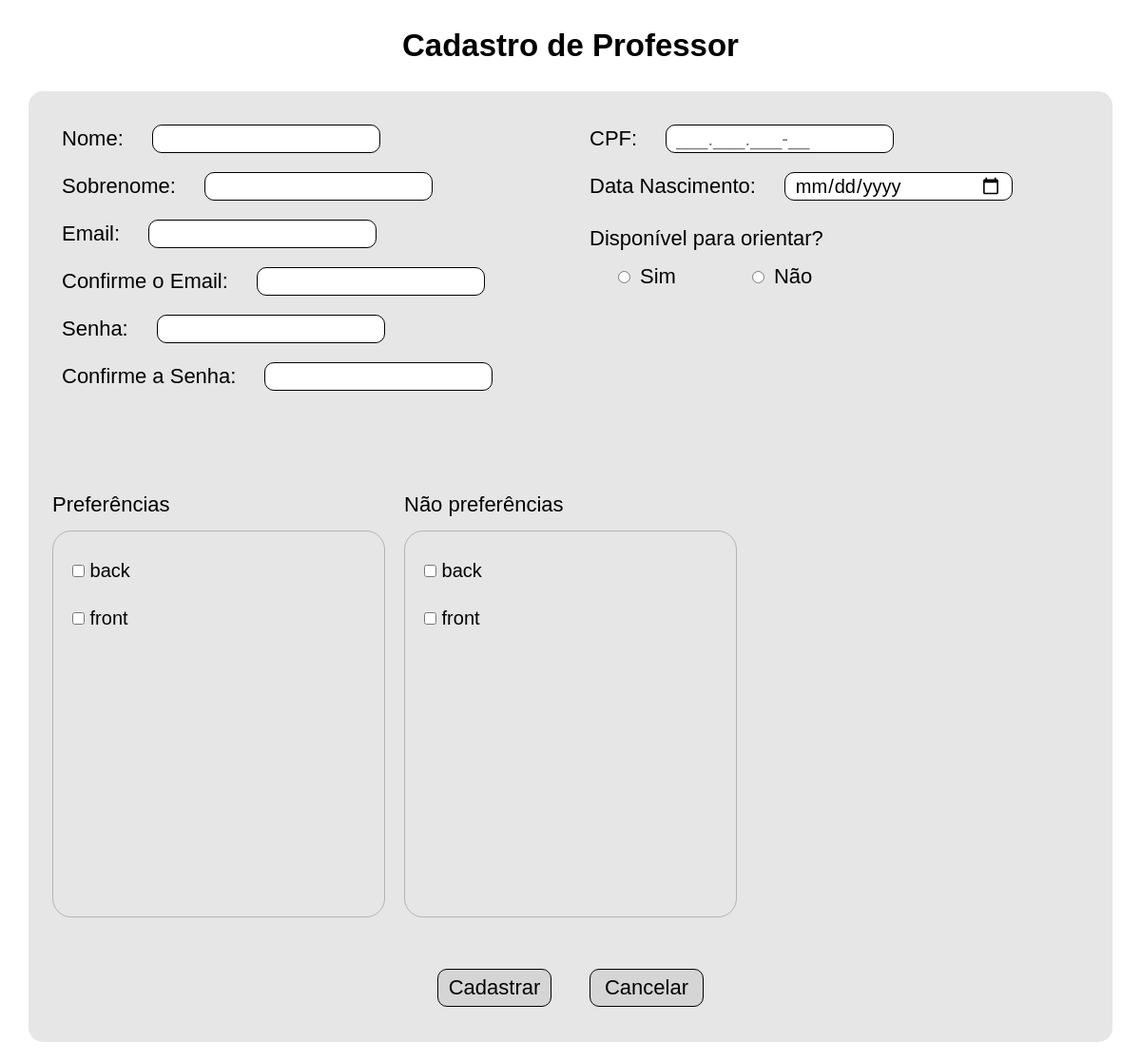
Before: /pages/cadastrar/cadastroProfessor.php with the older database file.
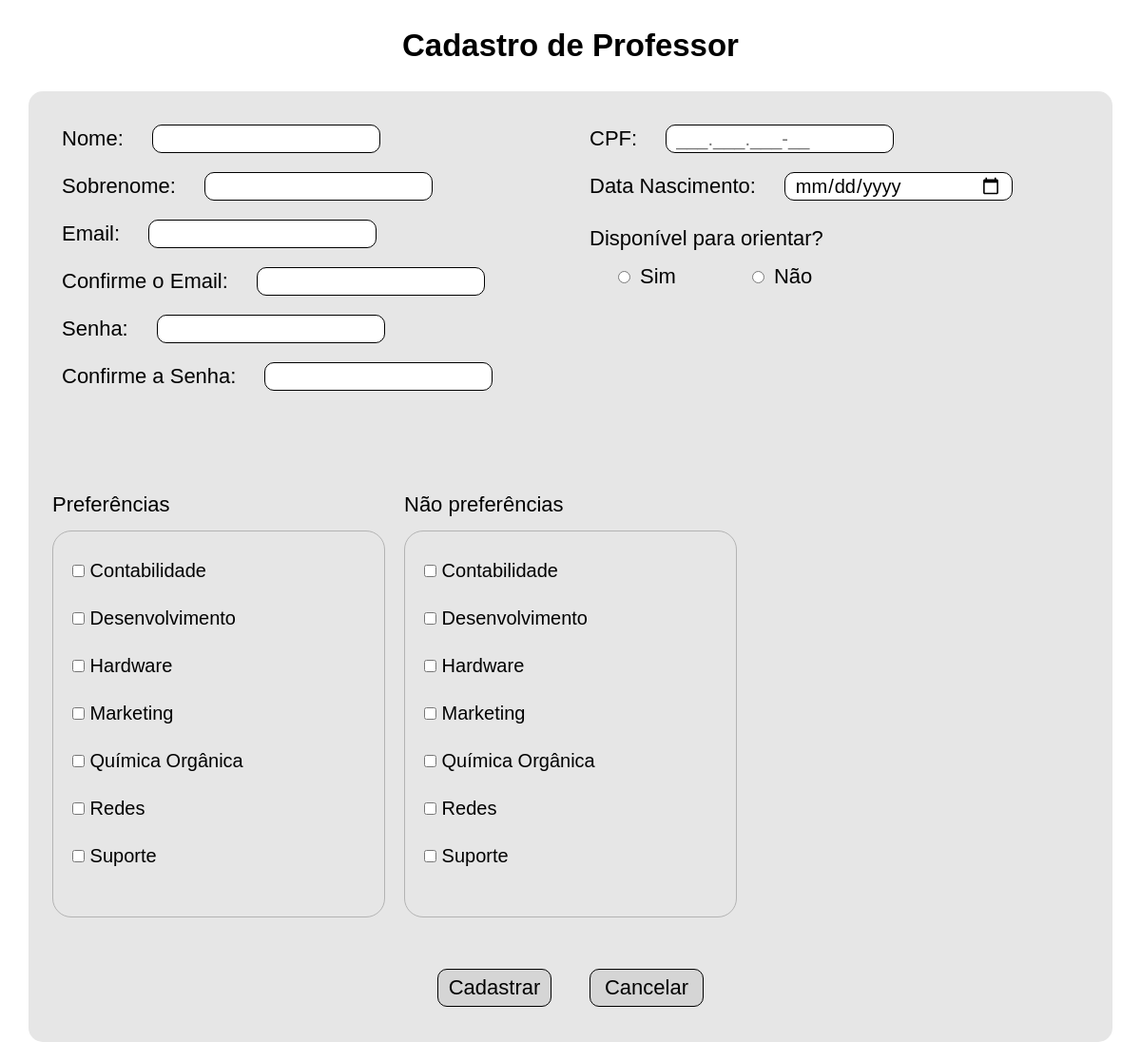
After: the same page with the newer database file.
### tables this page shows
CREATE TABLE `preferencia` (
  `ID_Preferencia` int(11) NOT NULL,
  `Descricao` varchar(100) DEFAULT NULL,
  `ID_Curso` int(11) DEFAULT NULL
);

### src/bd/MySQL.php (called while the page is built, shortened)
<?php
class MySQL {
	private $connection;
	public function __construct() {
		$this->connection = new \mysqli(HOST, USUARIO, SENHA, BANCO);
		$this->connection->set_charset("utf8");
	}
	public function search(string $sql, string $types, array $params) : array {
		$stmt = $this->connection->prepare($sql);
		$stmt->execute();
		$result = $stmt->get_result();
    	return $result ? $result->fetch_all(MYSQLI_ASSOC) : [];
	}
}
?>

### src/classes/Preferencia.php (called while the page is built, shortened)
<?php
class Preferencia {
    private int $idPreferencia;
    private string $descricao;
    public function __construct(string $descricao) {
        $this->descricao = $descricao;
    }
    public static function findAllPreferencias() : array {
        $connection = new MySQL();
        $preferencias = [];
        $tipos = "";
        $params = [];
        $sql = "SELECT * FROM preferencia p ORDER BY p.Descricao";
        $resultados = $connection->search($sql, $tipos, $params);
        foreach($resultados as $resultado) {
            $preferencia = new Preferencia($resultado["Descricao"]);
            $preferencia->setIdPreferencia($resultado["ID_Preferencia"]);
            $preferencias[] = $preferencia;
        }
        return $preferencias;
    }
    public function getIdPreferencia() : int {
        return $this->idPreferencia;
    }
    public function setIdPreferencia($idPreferencia) : void {
        $this->idPreferencia = $idPreferencia;
    }
    public function getDescricao() : string {
        return $this->descricao;
    }
}
?>

### pages/cadastrar/cadastroProfessor.php (the view, shortened to what this page needs)
<?php
$preferencias = Preferencia::findAllPreferencias();
?>
<!DOCTYPE html>
<html lang="pt-BR">
<head>
    <link rel="stylesheet" href="./../../src/styles/reset.css">
    <link rel="stylesheet" href="./../../src/styles/styleCadastro.css">
</head>
<body>
    <div class="container">
        <header>
            <h1>Cadastro de Professor</h1>
        </header>
        <main>
            <form action="./cadastroProfessor.php" method="post">
                <section class="dados">
                    <section>
                        <label for="nome">Nome:</label>
                        <input type="text" name="nome" value="<?php if (isset($_POST['nome']))
                            echo htmlspecialchars($_POST['nome']); ?>" required>
                    </section>
                    <section>
                        <label for="sobrenome">Sobrenome:</label>
                        <input type="text" name="sobrenome" value="<?php if (isset($_POST['sobrenome']))
                            echo htmlspecialchars($_POST['sobrenome']); ?>" required>
                    </section>
                    <section>
                        <label for="email">Email:</label>
                        <input type="email" name="email" value="<?php if (isset($_POST['email']))
                            echo htmlspecialchars($_POST['email']); ?>" required>
                    </section>
                    <section class="more-space">
                        <label for="confEmail">Confirme o Email:</label>
                        <input type="email" name="confEmail" value="<?php if (isset($_POST['confEmail']))
                            echo htmlspecialchars($_POST['confEmail']); ?>" required>
                    </section>
                    <section>
                        <label for="senha">Senha:</label>
                        <input type="password" name="senha" value="<?php if (isset($_POST['senha']))
                            echo htmlspecialchars($_POST['senha']); ?>" required>
                    </section>
                    <section class="more-space">
                        <label for="confSenha">Confirme a Senha:</label>
                        <input type="password" name="confSenha" value="<?php if (isset($_POST['confSenha']))
                            echo htmlspecialchars($_POST['confSenha']); ?>" required>
                    </section>
                </section>
                <section class="dados">
                    <section class="more-space">
                        <label for="cpf">CPF:</label>
                        <input type="texto" name="cpf" id="cpf" pattern="^(?=(?:.*\d){11}$)(?:\d{11}|\d{3}\.\d{3}\.\d{3}-\d{2})$" placeholder="___.___.___-__" value="<?php if (isset($_POST['cpf'])) echo $_POST['cpf'] ?>" required>
                    </section>
                    <section class="more-space">
                        <label for="dataNascimento">Data Nascimento:</label>
                        <input type="date" name="dataNascimento" value="<?php if(isset($_POST['dataNascimento'])) echo $_POST['dataNascimento']; ?>" max="<?php echo date('Y-m-d'); ?>" required>
                    </section>
                    <section class="radio">
                        <label for="disponivel">Disponível para orientar?</label>
                        <div class="disponibilidade">
                            <?php
                            $opcoes = ["sim" => "", "nao" => ""];
                            echo "<label><input type='radio' name='disponivel' value='sim' {$opcoes['sim']} required>Sim</label>";
                            echo "<label><input type='radio' name='disponivel' value='nao' {$opcoes['nao']} required>Não</label>";
                            ?>
                        </div>
                    </section>
                </section>
                <section class="preferencias">
                    <section>
                        <p>Preferências</p>
                        <div>
                            <?php
                            foreach ($preferencias as $preferencia) {
                                echo "<label><input type='checkbox' name='preferencias[]' value={$preferencia->getIdPreferencia()}> {$preferencia->getDescricao()}</label>";
                            }
                            ?>
                        </div>
                    </section>
                    <section>
                        <p>Não preferências</p>
                        <div>
                            <?php
                            foreach ($preferencias as $preferencia) {
                                echo "<label><input type='checkbox' name='naoPreferencias[]' value={$preferencia->getIdPreferencia()}> {$preferencia->getDescricao()}</label>";
                            }
                            ?>
                        </div>
                    </section>
                </section>
                <section id="btn" class="links">
                    <div>
                        <input class="link" type="submit" name="cadastrar" value="Cadastrar">
                        <a class="link" href="./../../index.php" id='cancelar'>Cancelar</a>
                    </div>
                </section>
            </form>
        </main>
    </div>
</body>
</html>

### src/styles/styleCadastro.css (style rules this page uses)
.container { width: 100vw; height: 100vh; display: grid; grid-template-rows: 12% 1fr; grid-template-columns: 100%; }
header, main { height: 100%; width: 100%; display: flex; justify-content: center; align-items: center; }
h1 { font-size: 1.5rem; }
form { width: 95%; height: 1000px; background-color: rgb(230, 230, 230); border-radius: 15px; padding: 15px; margin-bottom: 20px; display: grid; grid-template-columns: 50% 50%; grid-template-rows: 42% 46% 12%; }
.preferencias, .links { grid-column: span 2; }
.dados, .preferencias, .links { width: 100%; height: 100%; }
.dados section input:not([type~="radio"]), select, option, .cidades > input { width: clamp(120px, 20vw, 300px); height: 30px; padding: 0 10px; font-size: 20px; border: 1px solid black; border-radius: 10px; }
.dados { height: 100%; padding-left: 20px; padding-top: 10px; display: grid; grid-auto-rows: 50px; grid-template-columns: 100%; }
.dados section { display: grid; align-items: center; gap: 30px; grid-template-columns: auto 1fr; }
.more-space { gap: 30px; grid-template-columns: auto 1fr !important; }
.dados section label { font-size: 22px; }
.radio { height: 100px; padding: 10px 0; display: grid; grid-template-columns: 100% !important; grid-template-rows: auto auto !important; gap: 0 !important; }
.disponibilidade { width: 100%; gap: 80px; padding-left: 30px; display: flex; align-items: flex-end; }
.disponibilidade label { gap: 10px; display: flex; align-items: center; }
.preferencias { display: grid; grid-template-rows: 100%; grid-template-columns: repeat(3, 1fr); }
.preferencias section { padding: 0 10px; display: grid; grid-template-rows: 40px 1fr; grid-template-columns: 100%; }
.preferencias section div, .sugestoes { width: 100%; height: 100%; padding: 30px 20px; display: grid; grid-template-columns: 100%; grid-auto-rows: 50px; border: 1px solid #b3b3b3; border-radius: 20px; overflow-y: scroll; }
.preferencias section div label, .item-sugestao { font-size: 20px; }
.links { gap: 10px; display: flex; flex-direction: column; justify-content: space-evenly; align-items: center; }
.links div { gap: 40px; display: flex; justify-content: center; align-items: center; }
.link { display: inline-block; width: 120px; height: 40px; text-decoration: none; border: 1px solid black; border-radius: 10px; background-color: #d5d5d5; display: flex; justify-content: center; align-items: center; }

Changed rows visible on the page:
removed preferencia: Descricao "back"
removed preferencia: Descricao "front"
added preferencia: Descricao "Contabilidade"
added preferencia: Descricao "Desenvolvimento"
added preferencia: Descricao "Hardware"
added preferencia: Descricao "Marketing"
added preferencia: Descricao "Química Orgânica"
added preferencia: Descricao "Redes"
added preferencia: Descricao "Suporte"
